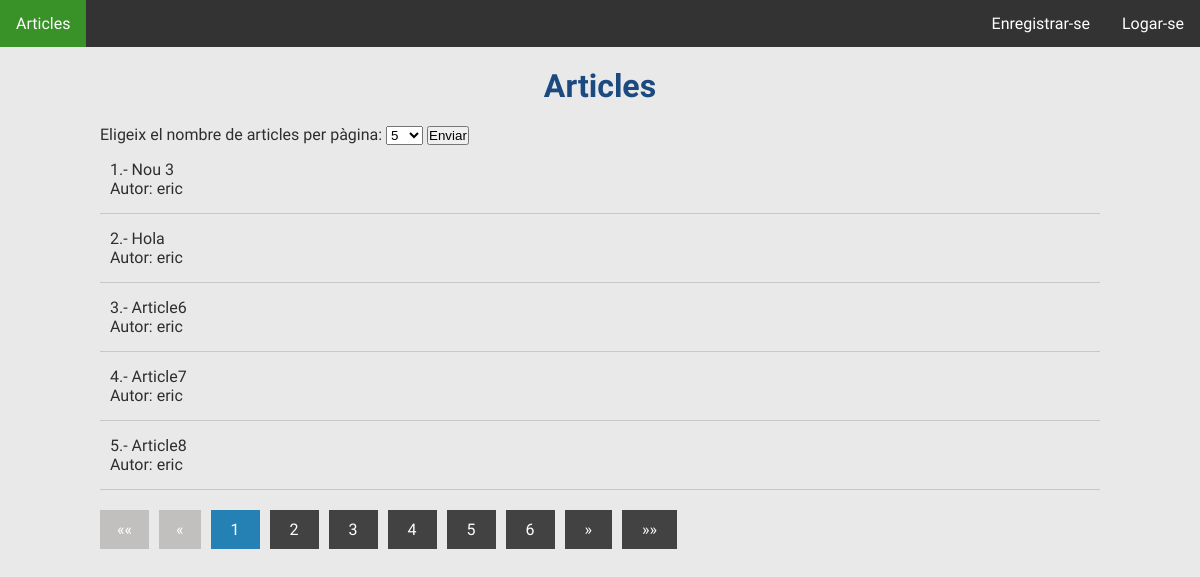
/Controlador/index.php, run on the app's committed database.
### tables this page shows
CREATE TABLE IF NOT EXISTS `articles` (
  `id` int(10) UNSIGNED NOT NULL AUTO_INCREMENT,
  `article` varchar(50) NOT NULL,
  `id_usuari` int(11) NOT NULL,
  PRIMARY KEY (`id`),
  KEY `id_usuari` (`id_usuari`)
);

CREATE TABLE IF NOT EXISTS `usuaris` (
  `id` int(11) NOT NULL AUTO_INCREMENT,
  `nom` varchar(20) NOT NULL,
  `correu` varchar(30) NOT NULL,
  `contrasenya` varchar(256) NOT NULL,
  PRIMARY KEY (`id`),
  UNIQUE KEY `correu` (`correu`)
);

### Model/BDD.php (called while the page is built, shortened)
<?php
function executarSentencia($sentencia,$array,$connexio){
    $statement = $connexio->prepare($sentencia);
    $statement->execute($array);
    $result = $statement->fetchAll(PDO::FETCH_ASSOC);
    return $result;
}
function tancarBDD($connexio){
    $connexio=null;
    return $connexio;
    }
?>

### Controlador/index.php (the view, shortened to what this page needs)
<?php
require_once("../Model/BDD.php");
function posicioPagina() {
    $page=1;
    if ($_SERVER["REQUEST_METHOD"]=="GET"){
        if(!isset($_GET["page"])){
            $page=1;
        }
    }
    return $page;
}
function mostrarBotons() {
    $posicioPagina=posicioPagina();
    $nArticlesPerPagina=getnArticlesPerPagina();
    $conexio=obrirBDD();
    $nPagines=calcularPagines($conexio);
    if($nPagines>1){
        $botons="<ul>";
            if($posicioPagina==1){
                $botons.='<li class="disabled">&laquo&laquo;</li>';
                $botons.='<li class="disabled">&laquo;</li>';
            }
            else{
                $botons.='<li><a href="../Vista/index.vista.php?page='.(1).'&nArticlesPerPagina='.$nArticlesPerPagina.'">&laquo&laquo;</a></li>';
                $botons.='<li><a href="../Vista/index.vista.php?page='.($posicioPagina-1).'&nArticlesPerPagina='.$nArticlesPerPagina.'">&laquo;</a></li>';}
            for ($i = 1; $i <= $nPagines; $i++) {
                if($i==$posicioPagina){
                    $botons.='<li class="active"><a href="../Vista/index.vista.php?page='.$i.'&nArticlesPerPagina='.$nArticlesPerPagina.'">'.$i.'</a></li>';
                }else{
                    $botons.='<li><a href="../Vista/index.vista.php?page='.$i.'&nArticlesPerPagina='.$nArticlesPerPagina.'">'.$i.'</a></li>';
                }
            }
            if($posicioPagina==$nPagines){
                $botons.='<li class="disabled">&raquo;</li>';
                $botons.='<li class="disabled">&raquo&raquo;</li>';
            }
            else{
                $botons.='<li><a href="../Vista/index.vista.php?page='.($posicioPagina+1).'&nArticlesPerPagina='.$nArticlesPerPagina.'">&raquo;</a></li>';
                $botons.='<li><a href="../Vista/index.vista.php?page='.($nPagines).'&nArticlesPerPagina='.$nArticlesPerPagina.'">&raquo&raquo;</a></li>';}
        $botons.="</ul>";
        return $botons;
    }
}
function getnArticlesPerPagina(){
    $nArticlesPerPagina=5;
    if ($_SERVER["REQUEST_METHOD"]=="GET"){
        if(!isset($_GET["nArticlesPerPagina"])){
            $nArticlesPerPagina=5;
        }else{
            $nArticlesPerPagina=$_GET["nArticlesPerPagina"];
            if($nArticlesPerPagina>10 || $nArticlesPerPagina<1){
                $nArticlesPerPagina=5;
            }
        }
    }
    return $nArticlesPerPagina;
}
function calcularPagines($conexio){
    $nArticlesPerPagina = getnArticlesPerPagina();
    if(!is_null($conexio)){
        try{
            $setencia = "SELECT * FROM articles;";
            $array=array();
            $result=executarSentencia($setencia,$array,$conexio);
            return ceil((count($result)/$nArticlesPerPagina));
        }catch(PDOException $e){
            echo $e;
        }
    }
}
function mostrarPerPagina(){
    $conexio=obrirBDD();
    $nPagina=posicioPagina();
    $nArticlesPerPagina = getnArticlesPerPagina();
    $articlesPerPagina="";
    if(!is_null($conexio)){
        try{
            $setencia="SELECT a.id, a.article,u.nom FROM articles a JOIN usuaris u ON a.id_usuari = u.Id";
            $array=array();
            $result=executarSentencia($setencia,$array,$conexio);
            $conexio=tancarBDD($conexio);
            $articlesPerPagina.="<ul>";
            $result=array_slice($result,($nPagina*$nArticlesPerPagina-$nArticlesPerPagina),($nArticlesPerPagina));
            foreach ($result as $article) {
                foreach($article as $key => $value) {
                    if ($key=="id") {
                        $articlesPerPagina.="<li>".$value;
                    }
                    else if($key=="article"){
                        $articlesPerPagina.=".- ".$value;
                    }
                    else if($key=="nom"){
                        $articlesPerPagina.="<br> Autor: ".$value."</li>";
                    }
                }
            }
            $articlesPerPagina.="</ul>";
            return $articlesPerPagina;
        }catch(PDOException $e){
            echo $e;
            $conexio=tancarBDD($conexio);
        }
    }
}
require_once '../Vista/index.vista.php';
?>

### Vista/index.vista.php (shortened to what this page needs)
<!DOCTYPE html>
<html lang="en">
<head>
	<link rel="stylesheet" href="../Estils/estils.css">
</head>
<body>
	<?php include_once'../Controlador/index.php';
	session_start();?>
	<nav>
		<ul>
			<li class="active"><a href="../Vista/index.vista.php">Articles</a></li>
			<?php if( isset( $_SESSION['newsession'])):?>
				<li ><a href="../Vista/inserir.vista.php">Inserir</a></li>
				<li><a href="../Vista/modificar.vista.php">Modificar</a></li>
				<li ><a href="../Vista/esborrar.vista.php">Esborrar</a></li>
				<li class="logs"><a href="../Controlador/logout.php">Sortir</a></li>
				<li class="logs"><a href="../Vista/canviarContrasenya.vista.php">Canviar Contrasenya</a></li>
				<li class="logs"><?php echo("Hola, ".$_SESSION['nom'] );?></li>
			<?php else: ?>
				<li class="logs"><a href="../Vista/logarse.vista.php">Logar-se</a></li>
				<li class="logs"><a href="../Vista/enregistrarse.vista.php">Enregistrar-se</a></li>
            <?php endif; ?>
		</ul>
	</nav>
	<div class="contenidor">
		<h1>Articles</h1>
		<form action="../Controlador/index.php">
  			<label for="nArticlesPerPagina">Eligeix el nombre de articles per pàgina:</label>
  			<select name="nArticlesPerPagina" id="nArticlesPerPagina">
				<option value="5" selected="selected">5</option>
			</select>
			<input type="submit" value="Enviar">
		</form>
		<section class="articles">
			<?php
			$articles= mostrarPerPagina();
			echo $articles;
			?>
		</section>
		<section class="paginacio">
		<?php
			$botons= mostrarBotons();
			echo $botons;
			?>
		</section>
	</div>
</body>
</html>

### Estils/estils.css (style rules this page uses)
* { margin: 0; padding: 0; -webkit-box-sizing: border-box; -moz-box-sizing: border-box; box-sizing: border-box; }
body { background: #e9e9e9; color: #2e2e2e; font-family: 'Open Sans Condensed', sans-serif; }
.contenidor { width: 90%; max-width: 1000px; margin: auto; }
h1 { margin: 20px 0; text-align: center; font-family: 'Open Sans Condensed', sans-serif; color: #1b4a81; font-weight: black; }
.contenidor .articles { margin-bottom: 20px; }
.contenidor .articles ul { list-style: none; }
.contenidor .articles ul li { padding:15px 10px; border-bottom: 1px solid #c8c8c8; }
.paginacio ul { list-style: none; }
.paginacio ul li { display: inline-block; margin-right: 10px; }
.paginacio ul .active a { background: #2580b4; }
ul .active a { background: #2580b4; }
.paginacio ul .disabled { background: #c2bfbf; display: inline-block; font-family: 'Open Sans Condensed', sans-serif; padding: 10px 17px; cursor:not-allowed; color:#fff; text-decoration: none; }
.paginacio ul li a { display: inline-block; font-family: 'Open Sans Condensed', sans-serif; padding: 10px 20px; background: #424242; color:#fff; text-decoration: none; }
nav { background: #424242; color:#fff; }
nav ul { list-style-type: none; margin: 0; padding: 0; overflow: hidden; background-color: #333; }
nav li { float: left; }
.logs { float: right; }
nav li a { display: block; color: white; text-align: center; padding: 14px 16px; text-decoration: none; }

### data on the page
articles: id "1", value ".- Nou 3", id_usuari.nom "eric"
articles: id "2", value ".- Hola", id_usuari.nom "eric"
articles: id "3", value ".- Article6", id_usuari.nom "eric"
articles: id "4", value ".- Article7", id_usuari.nom "eric"
articles: id "5", value ".- Article8", id_usuari.nom "eric"
